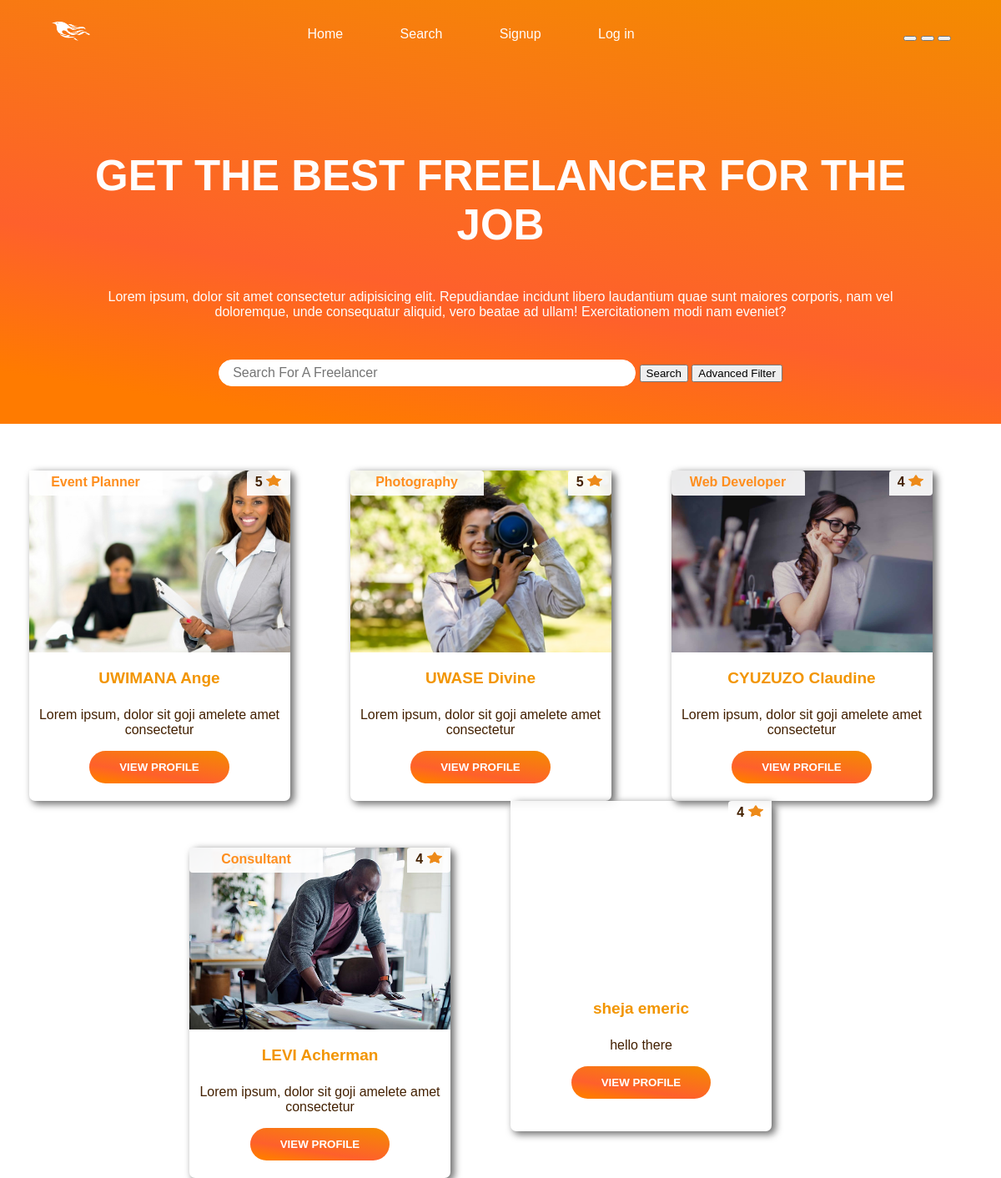
The page /getall.php on the database its author committed.
### tables this page shows
CREATE TABLE `freelancer` (
  `lancer_id` int(255) NOT NULL,
  `name` varchar(400) NOT NULL,
  `email` varchar(500) NOT NULL,
  `password` varchar(500) NOT NULL,
  `location` varchar(500) NOT NULL,
  `field` varchar(500) NOT NULL,
  `profile_pic` text NOT NULL,
  `certificate` varchar(255) DEFAULT NULL,
  `language` varchar(255) DEFAULT NULL,
  `rating` int(255) NOT NULL,
  `bio` varchar(500) NOT NULL,
  `website` varchar(500) NOT NULL
);

### getall.php (the view, shortened to what this page needs)
<!DOCTYPE html>
<html lang="en">
<head>
    <link rel="stylesheet" href="./css/main.css">
    <link rel="stylesheet" href="./css/profilesList.css">
    <link rel="stylesheet" id="themeCss">
</head>
<body style="margin: auto">
    <div class="container">
        <div class = "nav_container">
            <div class = "nav">
                <img class="logo" src="images/phoenix white.png" width = "50px" height = "30"alt="logo">
                <div>
                    <a href="#">Home</a>
                    <a href="#">Search</a>
                    <a href="./signup.php">Signup</a>
                    <a href="./index.php">Log in</a>
                </div>
                <div class="theme-btn">
                    <button onclick="orangeTheme()" class="btn-orange" ></button>
                    <button onclick="blueTheme()" class="btn-blue" ></button>
                    <button onclick="darkTheme()" class="btn-dark" ></button>
                </div>
            </div>
            <div class="nav-content">
                <h1>GET THE BEST FREELANCER FOR THE JOB</h1>
                <P>Lorem ipsum, dolor sit amet consectetur adipisicing elit. Repudiandae incidunt libero laudantium quae sunt maiores corporis, nam vel doloremque, unde consequatur aliquid, vero beatae ad ullam! Exercitationem modi nam eveniet?</P>
                <div class="search_container">
                    <input placeholder="Search For A Freelancer" type="text" name="search" id="search_1">
                    <button>Search</button>
                    <button>Advanced Filter</button>
                </div>
            </div>
        </div>
    </div>
    <?php
	require("connection.php");
        $query = "SELECT * from  freelancer";
        $result = mysqli_query($con, $query);
        $count = 0;
        while($row = mysqli_fetch_assoc($result))
        {
            if($count % 3 == 0)
            { echo "<div class = 'profiles'>";}
            echo
            '
                <div class = "profile p1">
                <div class = "head" style = "background-image: url(\''.'images\/'.$row['profile_pic'].'\');">
                    <div class= "field">
                        <p>'.$row['field'].'</p>
                    </div>
                    <div class="rating">
                        <p>
                            '.$row['rating'].'
                            <img src="./images/star.png" width= "20px" height="18px" alt="stars">
                        </p>
                    </div>
                </div>
                <div class="info">
                    <h6>'.$row['name'].'</h6>
                    <p>'.$row['bio'].'</p>
                    <a href="./singleProfile.php?id='.$row['lancer_id'].'"><button >VIEW PROFILE</button></a>
                </div>
                </div>
            ';
            $count = $count + 1;
            if($count % 4 == 0)
            { echo "</div>";}
        }
    ?>
</body>
</html>

### css/main.css (style rules this page uses)
* { box-sizing: border-box; font-family: Poppins, Helvetica, sans-serif; text-decoration: none; text-align: center }
.container { width:100%; background: linear-gradient(9deg, rgba(255,123,0,1) 9%, rgba(254,91,37,0.969625350140056) 35%, rgba(244,139,0,1) 100%); }
.nav_container { width: 90%; height: 508px; margin: auto; }
.nav { margin: 0rem 0rem 2rem 0rem; padding-top: 2rem; color: #ffffffde; display: flex; flex-direction: row; justify-content: space-between; }
.nav .logo { float:left; margin-top: -9px; }
.nav a { color: rgb(255, 253, 253); margin-right: 4rem; }
.nav-content { margin: 8rem 0rem 10rem 0rem; }
.nav-content h1 { font-size: 51px; margin-bottom: 3rem; color: rgb(255, 253, 253); }
.nav-content p { font-size: 16px; width:90%; margin: 0rem auto 3rem auto; color: rgb(255, 253, 253); }
.search_container input { width: 500px; border: 1px solid #ffffff; border-radius: 32px 32px 32px 32px; height: 32px; outline: none; text-align: left; padding-left: 1rem; font-size: 16px; }

### css/profilesList.css (style rules this page uses)
.profiles { display: flex; flex-direction: row; justify-content: center; flex-wrap: wrap; margin-top: 56px; max-width: 1440px; gap:2%; }
.profile { width: 313px; height: 396px; margin-right: 3rem; font-size: 16px; display: flex; flex-direction: column; align-items: center; box-shadow: 4px 3px 8px 1px #747474; border-radius: 7px; }
.head { background-size: cover; height: 218px; width: 313px; }
.p1 .head { background-image: url("../images/OIP\ \(1\).jpg"); }
.head p { font-size: 16px; }
.head .field { width: 160px; height: 30px; border-radius: 0px 4px 0px 4px; background-color: #ffffffe8; font-size: 16px; color: #FE8E1E; float: left; }
.head p { margin-top: 5px; font-size: 16px; font-weight: bold; }
.head img { width: 18px; height: 14px; }
.head .rating { width: 52px; height: 30px; border-radius: 4px 0px 4px 0px; background-color: #ffffffe8; font-size: 16px; color: #432101; float: right; }
.info p { color: #432001; font-size: 16px; }
.info h6 { color: #F29500; font-size: 19px; font-weight: bold; margin-bottom: 24px; margin-top: 20px; }
.info button { border: 1px #fff; border-radius: 32px; margin: 0rem 0.5rem; color: #ffffff; padding: 12px 36px; font-size: 15; font-weight: bold; background: linear-gradient(9deg, rgba(255,123,0,1) 9%, rgba(254,91,37,0.969625350140056) 35%, rgba(244,139,0,1) 100%); }

### rows shown on the page
freelancer: profile_pic (picture), field "Event Planner", rating "5", name "UWIMANA Ange", bio "Lorem ipsum, dolor sit goji amelete amet consectetur"
freelancer: profile_pic (picture), field "Photography", rating "5", name "UWASE Divine", bio "Lorem ipsum, dolor sit goji amelete amet consectetur"
freelancer: profile_pic (picture), field "Web Developer", rating "4", name "CYUZUZO Claudine", bio "Lorem ipsum, dolor sit goji amelete amet consectetur"
freelancer: profile_pic (picture), field "Consultant", rating "4", name "LEVI Acherman", bio "Lorem ipsum, dolor sit goji amelete amet consectetur"
freelancer: rating "4", name "sheja emeric", bio "hello there"
